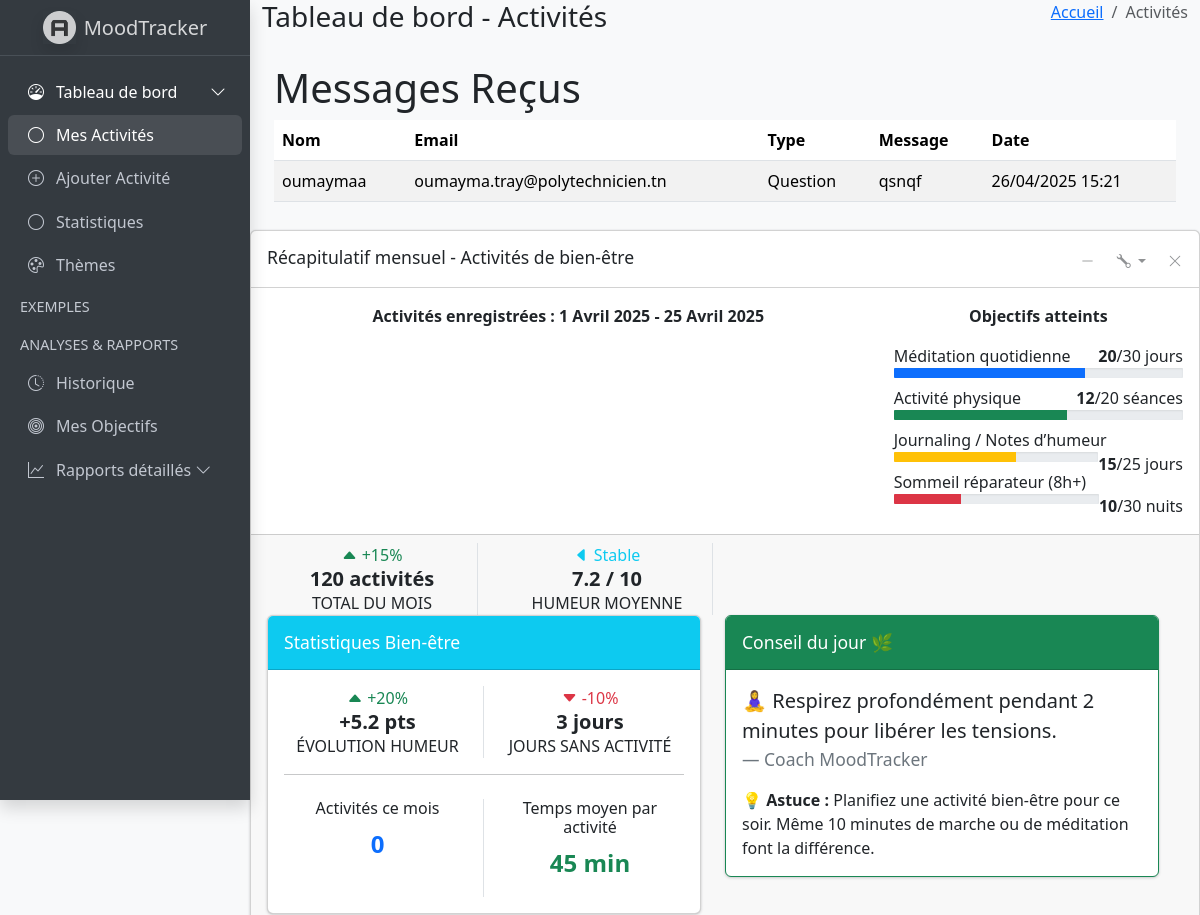
The app's page /feedbacks/ (upper part), older data.
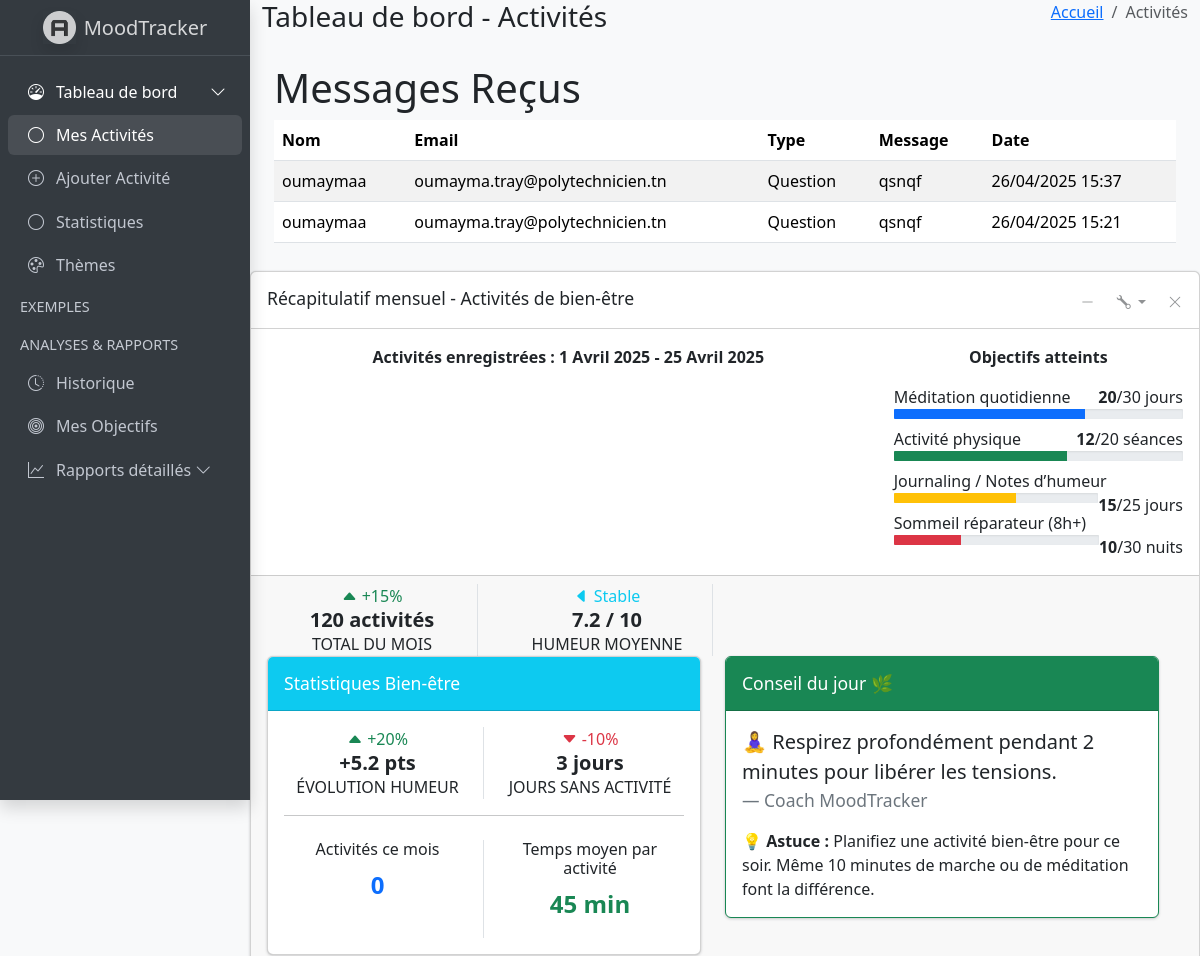
The same page, newer data.
### activities/models.py (models this page shows, shortened)
class Feedback(models.Model):
    name = models.CharField(max_length=255)
    email = models.EmailField()
    msg_type = models.CharField(max_length=100)
    message = models.TextField()
    created_at = models.DateTimeField(auto_now_add=True)

### activities/views.py (the view)
# urls.py: path('feedbacks/', views.feedback_list, name='feedback_list'),
def feedback_list(request):
    feedbacks = Feedback.objects.all().order_by('-created_at')
    return render(request, 'dashboard/feedback_list.html', {'feedbacks': feedbacks})

### activities/templates/dashboard/feedback_list.html
{% extends 'dashboard/base_dashboard.html' %}
{% block content %}
<div class="container">
    <h1>Messages Reçus</h1>
    <table class="table table-striped">
        <thead>
            <tr>
                <th>Nom</th>
                <th>Email</th>
                <th>Type</th>
                <th>Message</th>
                <th>Date</th>
            </tr>
        </thead>
        <tbody>
            {% for feedback in feedbacks %}
            <tr>
                <td>{{ feedback.name }}</td>
                <td>{{ feedback.email }}</td>
                <td>{{ feedback.msg_type }}</td>
                <td>{{ feedback.message }}</td>
                <td>{{ feedback.created_at|date:"d/m/Y H:i" }}</td>
            </tr>
            {% empty %}
            <tr>
                <td colspan="5">Aucun message trouvé.</td>
            </tr>
            {% endfor %}
        </tbody>
    </table>
</div>
{% endblock %}

Row changes from the older to the newer data that the page shows:
added Feedback: name "oumaymaa", email "oumayma.tray@polytechnicien.tn", msg_type "Question", message "qsnqf", created_at "26/04/2025 15:37"
